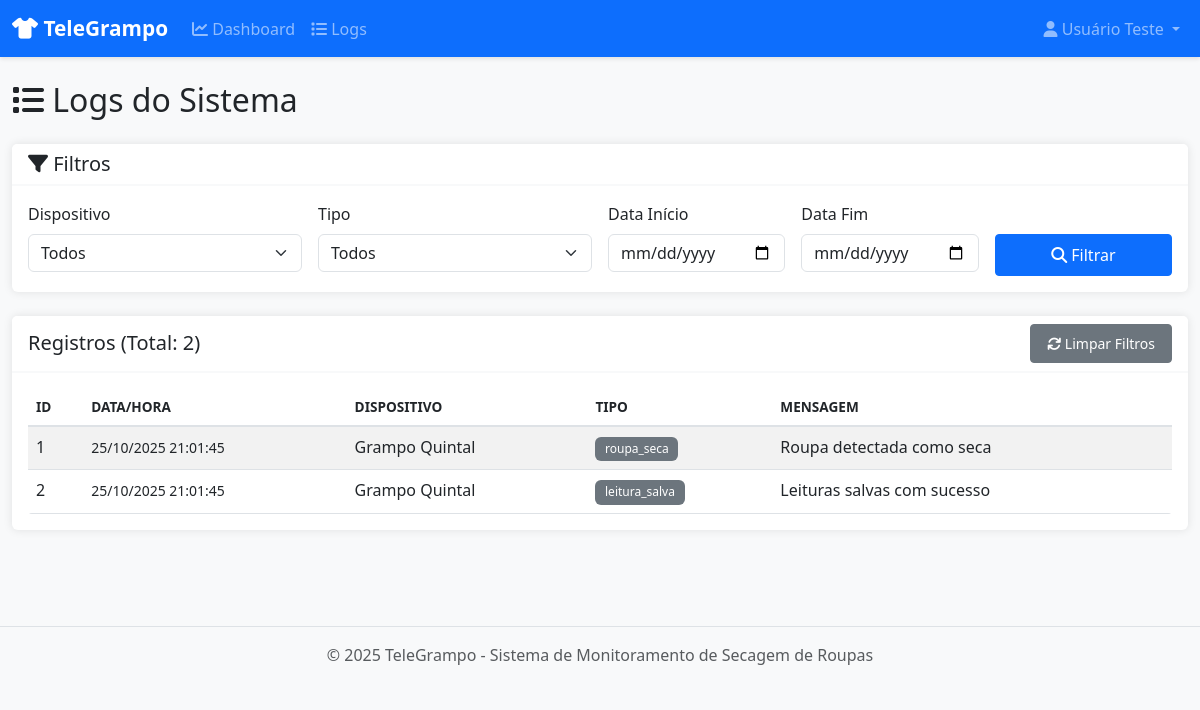
The app's page /logs.php (signed in) with its own data.
### tables this page shows
CREATE TABLE `logs_sistema` (
  `id` int(11) NOT NULL,
  `dispositivo_id` int(11) DEFAULT NULL,
  `tipo` varchar(50) NOT NULL,
  `mensagem` text NOT NULL,
  `criado_em` timestamp NOT NULL DEFAULT current_timestamp()
);

CREATE TABLE `dispositivos` (
  `id` int(11) NOT NULL,
  `usuario_id` int(11) NOT NULL,
  `nome` varchar(100) NOT NULL,
  `localizacao` varchar(150) DEFAULT NULL,
  `device_id` varchar(50) NOT NULL,
  `status` varchar(20) DEFAULT 'ativo',
  `criado_em` timestamp NOT NULL DEFAULT current_timestamp(),
  `atualizado_em` timestamp NOT NULL DEFAULT current_timestamp() ON UPDATE current_timestamp()
);

### includes/auth.php (called while the page is built, shortened)
<?php
function isLoggedIn() {
    return isset($_SESSION['user_id']) && isset($_SESSION['user_type']);
}
?>

### public/logs.php (the view, shortened to what this page needs)
<?php
require_once '../includes/db_connect.php';
require_once '../includes/auth.php';
$data_inicio = $_GET['data_inicio'] ?? '';
$data_fim = $_GET['data_fim'] ?? '';
$page = isset($_GET['page']) ? (int)$_GET['page'] : 1;
$limit = 20;
$offset = ($page - 1) * $limit;
$where = [];
$params = [];
$whereClause = $where ? 'WHERE ' . implode(' AND ', $where) : '';
$countQuery = "SELECT COUNT(*) as total FROM logs_sistema l $whereClause";
$stmt = $pdo->prepare($countQuery);
$stmt->execute($params);
$totalLogs = $stmt->fetch()['total'];
$query = "
    SELECT
        l.*,
        d.nome as dispositivo_nome
    FROM logs_sistema l
    LEFT JOIN dispositivos d ON l.dispositivo_id = d.id
    $whereClause
    ORDER BY l.criado_em DESC
    LIMIT $limit OFFSET $offset
";
$stmt = $pdo->prepare($query);
$stmt->execute($params);
$logs = $stmt->fetchAll();
include '../includes/header.php';
?>
<div class="row">
    <div class="col-12">
        <h2 class="mb-4">
            <i class="fas fa-list"></i> Logs do Sistema
        </h2>
    </div>
</div>
<div class="card mb-4">
    <div class="card-header">
        <h5 class="mb-0"><i class="fas fa-filter"></i> Filtros</h5>
    </div>
    <div class="card-body">
        <form method="GET" action="logs.php" class="row g-3">
            <div class="col-md-3">
                <label for="dispositivo_id" class="form-label">Dispositivo</label>
                <select class="form-select" id="dispositivo_id" name="dispositivo_id">
                    <option value="">Todos</option>
                </select>
            </div>
            <div class="col-md-3">
                <label for="tipo" class="form-label">Tipo</label>
                <select class="form-select" id="tipo" name="tipo">
                    <option value="">Todos</option>
                </select>
            </div>
            <div class="col-md-2">
                <label for="data_inicio" class="form-label">Data Início</label>
                <input type="date" class="form-control" id="data_inicio" name="data_inicio"
                    value="<?php echo htmlspecialchars($data_inicio); ?>">
            </div>
            <div class="col-md-2">
                <label for="data_fim" class="form-label">Data Fim</label>
                <input type="date" class="form-control" id="data_fim" name="data_fim"
                    value="<?php echo htmlspecialchars($data_fim); ?>">
            </div>
            <div class="col-md-2">
                <label class="form-label">&nbsp;</label>
                <div class="d-grid gap-2">
                    <button type="submit" class="btn btn-primary">
                        <i class="fas fa-search"></i> Filtrar
                    </button>
                </div>
            </div>
        </form>
    </div>
</div>
<div class="card">
    <div class="card-header d-flex justify-content-between align-items-center">
        <h5 class="mb-0">Registros (Total: <?php echo $totalLogs; ?>)</h5>
        <a href="logs.php" class="btn btn-sm btn-secondary">
            <i class="fas fa-sync"></i> Limpar Filtros
        </a>
    </div>
    <div class="card-body">
        <?php if (empty($logs)): ?>
        <div class="alert alert-info">
            <i class="fas fa-info-circle"></i> Nenhum log encontrado com os filtros aplicados.
        </div>
        <?php else: ?>
        <div class="table-responsive">
            <table class="table table-striped table-hover">
                <thead>
                    <tr>
                        <th>ID</th>
                        <th>Data/Hora</th>
                        <th>Dispositivo</th>
                        <th>Tipo</th>
                        <th>Mensagem</th>
                    </tr>
                </thead>
                <tbody>
                    <?php foreach ($logs as $log): ?>
                    <tr>
                        <td><?php echo $log['id']; ?></td>
                        <td>
                            <small><?php echo date('d/m/Y H:i:s', strtotime($log['criado_em'])); ?></small>
                        </td>
                        <td>
                            <?php
                            echo $log['dispositivo_nome'] ?
                                htmlspecialchars($log['dispositivo_nome']) :
                                '<span class="text-muted">Sistema</span>';
                            ?>
                        </td>
                        <td>
                            <span class="badge bg-secondary">
                                <?php echo htmlspecialchars($log['tipo']); ?>
                            </span>
                        </td>
                        <td><?php echo htmlspecialchars($log['mensagem']); ?></td>
                    </tr>
                    <?php endforeach; ?>
                </tbody>
            </table>
        </div>
        <?php endif; ?>
    </div>
</div>
<?php include '../includes/footer.php'; ?>

### includes/header.php (shortened to what this page needs)
<!DOCTYPE html>
<html lang="pt-BR">
<head>
    <link href="https://cdn.jsdelivr.net/npm/bootstrap@5.3.0/dist/css/bootstrap.min.css" rel="stylesheet">
    <link rel="stylesheet" href="https://cdnjs.cloudflare.com/ajax/libs/font-awesome/6.4.0/css/all.min.css">
    <link rel="stylesheet" href="assets/css/style.css">
</head>
<body>
    <?php if (isLoggedIn()): ?>
    <nav class="navbar navbar-expand-lg navbar-dark bg-primary">
        <div class="container-fluid">
            <a class="navbar-brand" href="dashboard.php">
                <i class="fas fa-tshirt"></i> TeleGrampo
            </a>
            <div class="collapse navbar-collapse" id="navbarNav">
                <ul class="navbar-nav me-auto">
                    <li class="nav-item">
                        <a class="nav-link" href="dashboard.php"><i class="fas fa-chart-line"></i> Dashboard</a>
                    </li>
                    <li class="nav-item">
                        <a class="nav-link" href="logs.php"><i class="fas fa-list"></i> Logs</a>
                    </li>
                </ul>
                <ul class="navbar-nav">
                    <li class="nav-item dropdown">
                        <a class="nav-link dropdown-toggle" href="#" id="userDropdown" role="button" data-bs-toggle="dropdown">
                            <i class="fas fa-user"></i> <?php echo htmlspecialchars($_SESSION['user_name']); ?>
                        </a>
                    </li>
                </ul>
            </div>
        </div>
    </nav>
    <?php endif; ?>
    <main class="container-fluid py-4">

### includes/footer.php (shortened to what this page needs)
    </main>
    <footer class="bg-light text-center py-3 mt-5">
        <div class="container">
            <p class="mb-0 text-muted">
                &copy; <?php echo date('Y'); ?> TeleGrampo - Sistema de Monitoramento de Secagem de Roupas
            </p>
        </div>
    </footer>
</body>
</html>

### public/assets/css/style.css (style rules this page uses)
:root { --primary-color: #0d6efd; --secondary-color: #6c757d; --success-color: #198754; --danger-color: #dc3545; --warning-color: #ffc107; --info-color: #0dcaf0; }
body { font-family: 'Segoe UI', Tahoma, Geneva, Verdana, sans-serif; background-color: #f8f9fa; }
.navbar-brand { font-weight: bold; font-size: 1.3rem; }
.navbar { box-shadow: 0 2px 4px rgba(0,0,0,.1); }
.card { border: none; box-shadow: 0 0 10px rgba(0,0,0,.1); margin-bottom: 1.5rem; transition: transform 0.2s; }
.card-header { background-color: #fff; border-bottom: 2px solid #f8f9fa; font-weight: 600; }
.btn { border-radius: 0.25rem; padding: 0.5rem 1rem; transition: all 0.2s; }
.table-responsive { border-radius: 0.25rem; }
.table { margin-bottom: 0; }
.table thead th { border-bottom: 2px solid #dee2e6; font-weight: 600; text-transform: uppercase; font-size: 0.85rem; }
.badge { padding: 0.4rem 0.6rem; font-weight: 500; }
footer { margin-top: auto; border-top: 1px solid #dee2e6; }
.card { animation: fadeIn 0.3s ease-in; }

### records on screen
logs_sistema: id "1", criado_em "25/10/2025 21:01:45", dispositivo.nome "Grampo Quintal", tipo "roupa_seca", mensagem "Roupa detectada como seca"
logs_sistema: id "2", criado_em "25/10/2025 21:01:45", dispositivo.nome "Grampo Quintal", tipo "leitura_salva", mensagem "Leituras salvas com sucesso"

### other values on screen
$_SESSION['user_name'] "Usuário Teste"
$totalLogs "2"
